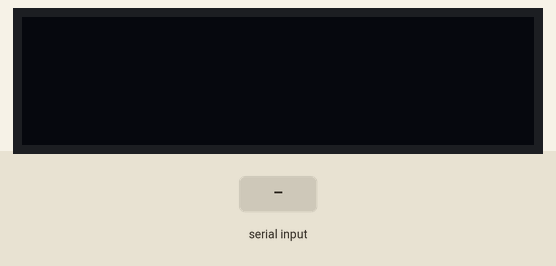
Recording of a sketch running on a simulated Arduino Mega 2560, built with avr-gcc and run on an emulated ATmega2560. Parts: 128×32 one-colour display. The inputs (shaded band) are chosen by the test bench.

Above: at 1.2 s.
1.3 s: "90,45," received over the second serial link
At 3.1 s:
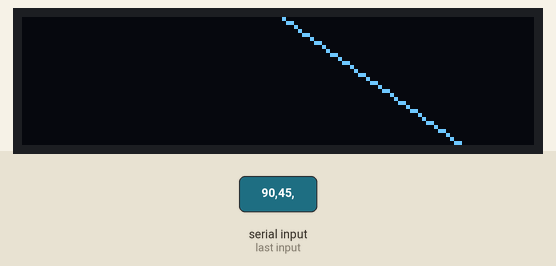
3.8 s: "1,90," received over the second serial link
At 5.3 s:
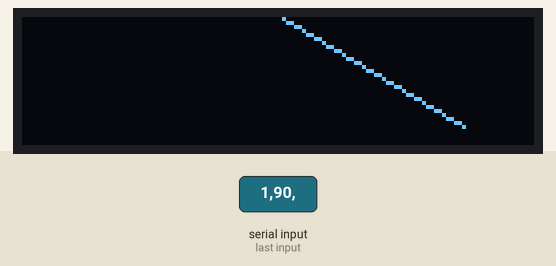
Timing chart, 0 to 6.8 s (numbered marks = the images above; inputs shaded):
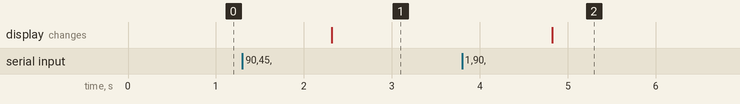

The sketch:

horizont2.ino
```cpp
#include <SPI.h>
#include <Wire.h>
#include <Adafruit_GFX.h>
#include <Adafruit_SSD1306.h>

#define OLED_RESET 4
Adafruit_SSD1306 display(OLED_RESET);

enum commands
{
	sendX,
	sendY,
	sendZ,
};

void setup()
{
	Serial1.begin(19200);
	display.begin(SSD1306_SWITCHCAPVCC, 0x3C);  // initialize with the I2C addr 0x3C (for the 128x32)
	display.clearDisplay();

	display.setTextSize(1);
	display.setTextColor(WHITE);
}

int x1 = 20;
int y1 = 32;
int x2 = 110;
int y2 = 32;
int y_cenrtal = 32;

int InAxe_x;
int InAxe_y;
int InAxe_z;

void loop()
{
	while (Serial1.available())
	{
		int com = Serial1.readStringUntil(',').toInt();
		int val = Serial1.readStringUntil(';').toInt();

		if (com == sendX) InAxe_y = val;
		else if (com == sendY) InAxe_x = val;
		else if (com == sendZ) InAxe_z = val;

		y_cenrtal = map(InAxe_y, 0, 1023, 0, 64);

		y1 = map(InAxe_x, 0, 1023, 0, 64);
		y2 = map(InAxe_x, 0, 1023, 64, 0);

		y1 += y_cenrtal - 32;
		y2 += y_cenrtal - 32;
	}


	display.clearDisplay();
	display.drawLine(x1, y1, x2, y2, WHITE);
	display.display();
}
```

Measured:
- after the input at 1.3 s, the display: changes after 1.0 s (image 1)
- after the input at 3.8 s, the display: changes after 1.0 s (image 2)
